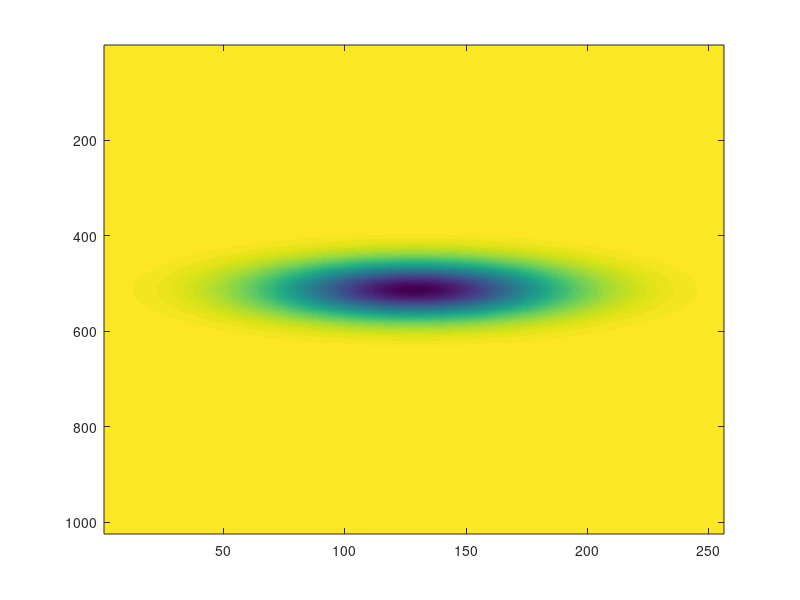

Source code (MATLAB): (Note: this script raises an error after producing the figure.)
% script to solve the Lippmann-Schinwer equation

h = 2.0^(-10);
omega = 256.0;

% size of box
a = 1;
b = 0.25;

% discretization
x = -a/2:h:a/2-h;
y = -b/2:h:b/2-h;

n = length(x); m = length(y);

X = repmat(x', 1, m);
Y = repmat(y, n,1);

% the heterogeneity
nu = @(x,y) -0.3*exp(-320*(x.^2 + y.^2)).*(abs(x)<0.48).*(abs(y)<0.48);

% the slowness squared
M = 1 + nu(X,Y);

% plotting the slowness squared
figure(1); clf();
title("slowness squared")
imagesc(M)

% we define the Lippmann-Schwinger operator
LS = LippmannSchwinger(x,y,omega,nu,a);

% building the right hand-side
u_inc = exp(omega*1i*X);
rhsDual = -omega^2*nu(X,Y).*u_inc ;

% solving the Lippmann-Schwinger equation
sigma = LS\rhsDual(:);

% computing the wavefield
u = LS.apply_Green(sigma); 

% plotting the scattered wavefield
figure(2); clf();
imagesc(real(reshape(u, n, m)));

% plotting the total wavefield
figure(3); clf();
imagesc(real(reshape(u+u_inc, n, m)));